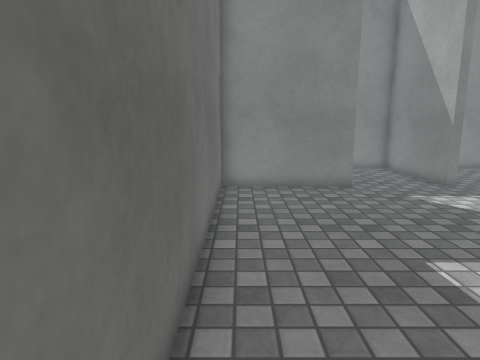
[1] (above)

12 first-person views from a walk through a scene from a Unity 3-D project. The camera is 1.3 m above the floor, tilts 10° down and sees 75° across. The floor is counted in squares, 0.5 m on a side. Each view is taken from the middle of a square. On the plan, view 1 faces up. The plan holds only what a view shows up to about 20 squares ahead; the rest is blank. The player character is not drawn. Door leaves are left out, so doorways stand open. Some surface patterns are stand-ins.

[2]
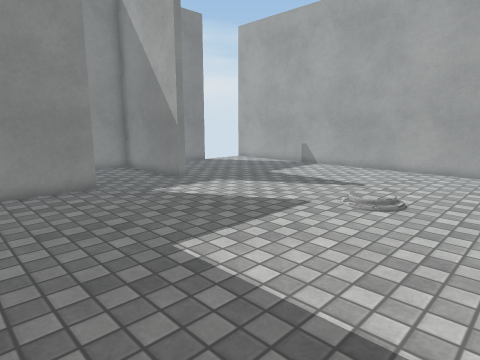

[3]
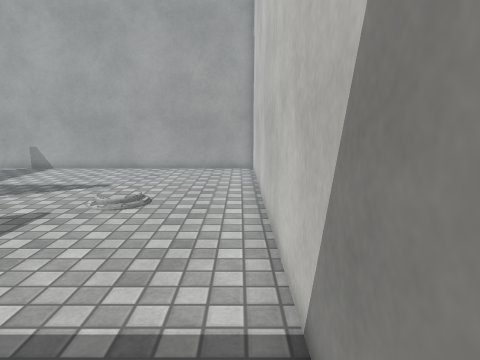

[4]
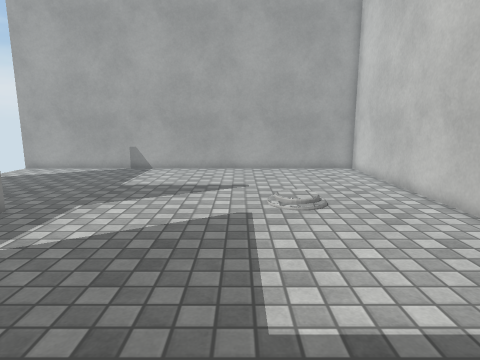

[5]
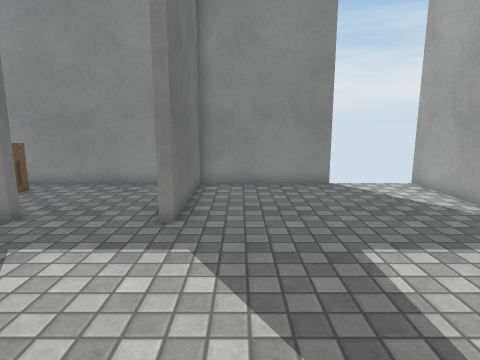

[6]
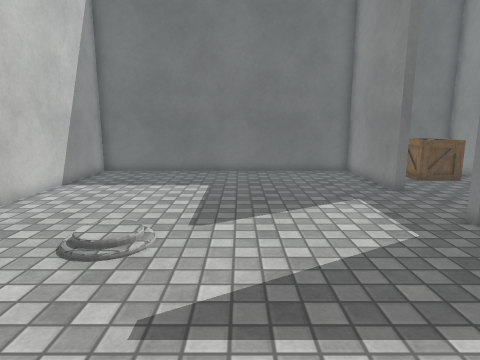

[7]
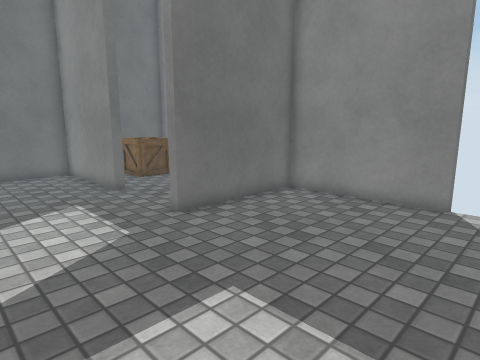

[8]
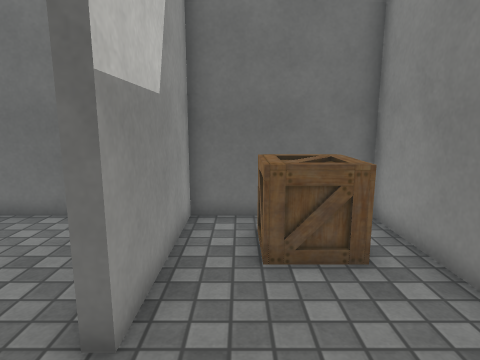

[9]
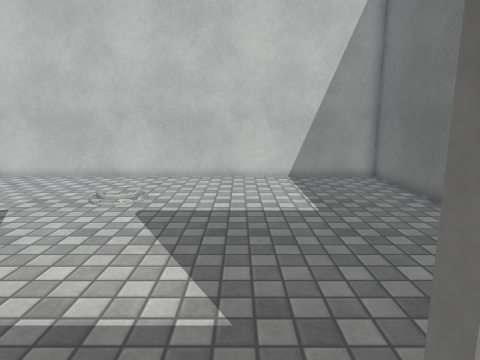

[10]
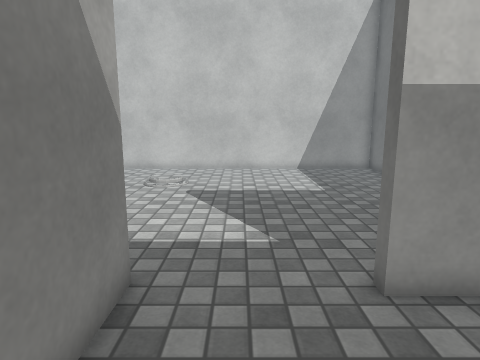

[11]
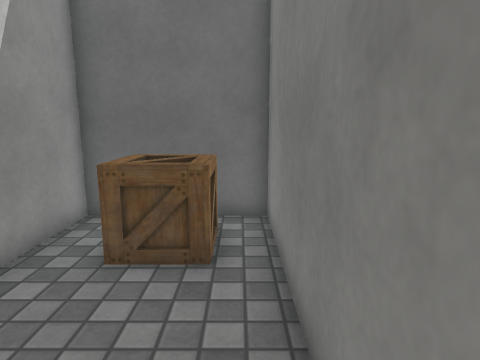

[12]
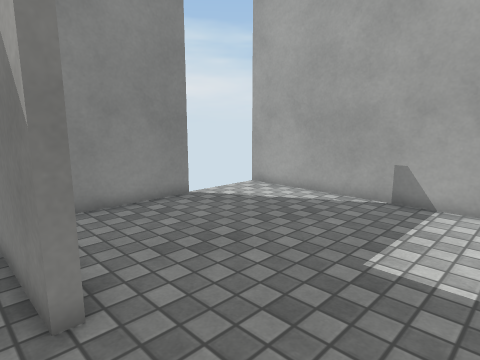

### Floor plan
Points are (right, up) in squares from view 1. A wall is a line through its corners. A room is listed if a view was taken in it or the views show most of it. See-through windows are left out.
Room 1 (views 1, 2, 3, 4, 5, 6, 7, 12)
walls: (4.8, 13.2) (-0.8, 13.2) (-0.8, -0.8) (18.8, -0.8) (18.8, 19); (15, 18.8) (9.2, 18.8) (9.2, 13.2) (8.8, 13.2)
ways out: open door at (7, 13) to room 2; open door at (17, 19)
objects: other object (11, 4)
Room 2 (views 8, 9, 10, 11)
walls: (8.8, 13.2) (8.8, 18.8) (-0.8, 18.8) (-0.8, 13.6) (4.8, 13.6)
ways out: open door at (7, 13) to room 1
objects: other object (0, 15) to (2, 17)

Positions as (right, up) in squares from view 1, and headings:
1: (0, 0), facing up
2: (0, 0), facing up-right
3: (0, 0), facing right
4: (0, 6), facing right
5: (11, 5), facing up
6: (17, 7), facing left
7: (17, 8), facing up-left
8: (8, 15), facing left
9: (6, 15), facing down
10: (7, 18), facing down
11: (8, 18), facing left
12: (8, 9), facing up-right
